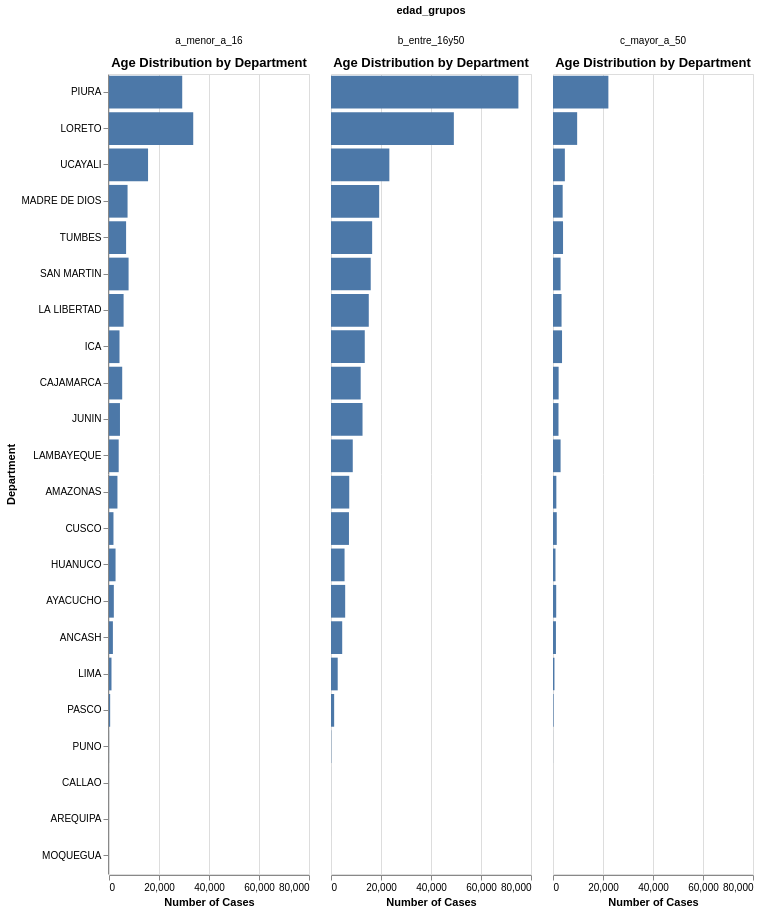

Notebook code cell kept with this figure:
### Code cell
# Faceted bar chart by age group
alt.Chart(age_dept).mark_bar().encode(
    y=alt.Y('departamento:N',
            sort='-x',
            title='Department'),
    x=alt.X('count:Q',
            title='Number of Cases'),  # Log scale for better visualization

    tooltip=['departamento', 'edad_grupos', 'count']
).properties(
    title='Age Distribution by Department',
    width=200,
    height=800
).facet(
    column='edad_grupos:N'
).interactive()

### Figure 1 — Vega specification as saved in the notebook (floating-point values rounded to 4 significant figures)
{"$schema": "https://vega.github.io/schema/vega/v5.json", "data": [{"name": "param_4_store"}, {"name": "source_0", "values": [{"departamento": "AMAZONAS", "edad_grupos": "a_menor_a_16", "count": 3379}, {"departamento": "AMAZONAS", "edad_grupos": "b_entre_16y50", "count": 7298}, {"departamento": "AMAZONAS", "edad_grupos": "c_mayor_a_50", "count": 1340}, {"departamento": "ANCASH", "edad_grupos": "a_menor_a_16", "count": 1557}, {"departamento": "ANCASH", "edad_grupos": "b_entre_16y50", "count": 4483}, {"departamento": "ANCASH", "edad_grupos": "c_mayor_a_50", "count": 1174}, {"departamento": "AREQUIPA", "edad_grupos": "b_entre_16y50", "count": 7}, {"departamento": "AYACUCHO", "edad_grupos": "a_menor_a_16", "count": 1934}, {"departamento": "AYACUCHO", "edad_grupos": "b_entre_16y50", "count": 5672}, {"departamento": "AYACUCHO", "edad_grupos": "c_mayor_a_50", "count": 1283}, {"departamento": "CAJAMARCA", "edad_grupos": "a_menor_a_16", "count": 5282}, {"departamento": "CAJAMARCA", "edad_grupos": "b_entre_16y50", "count": 11875}, {"departamento": "CAJAMARCA", "edad_grupos": "c_mayor_a_50", "count": 2252}, {"departamento": "CALLAO", "edad_grupos": "a_menor_a_16", "count": 7}, {"departamento": "CALLAO", "edad_grupos": "b_entre_16y50", "count": 17}, {"departamento": "CALLAO", "edad_grupos": "c_mayor_a_50", "count": 2}, {"departamento": "CUSCO", "edad_grupos": "a_menor_a_16", "count": 1789}, {"departamento": "CUSCO", "edad_grupos": "b_entre_16y50", "count": 7186}, {"departamento": "CUSCO", "edad_grupos": "c_mayor_a_50", "count": 1500}, {"departamento": "HUANUCO", "edad_grupos": "a_menor_a_16", "count": 2624}, {"departamento": "HUANUCO", "edad_grupos": "b_entre_16y50", "count": 5425}, {"departamento": "HUANUCO", "edad_grupos": "c_mayor_a_50", "count": 997}, {"departamento": "ICA", "edad_grupos": "a_menor_a_16", "count": 4203}, {"departamento": "ICA", "edad_grupos": "b_entre_16y50", "count": 13505}, {"departamento": "ICA", "edad_grupos": "c_mayor_a_50", "count": 3616}, {"departamento": "JUNIN", "edad_grupos": "a_menor_a_16", "count": 4388}, {"departamento": "JUNIN", "edad_grupos": "b_entre_16y50", "count": 12611}, {"departamento": "JUNIN", "edad_grupos": "c_mayor_a_50", "count": 2200}, {"departamento": "LA LIBERTAD", "edad_grupos": "a_menor_a_16", "count": 5840}, {"departamento": "LA LIBERTAD", "edad_grupos": "b_entre_16y50", "count": 15114}, {"departamento": "LA LIBERTAD", "edad_grupos": "c_mayor_a_50", "count": 3423}, {"departamento": "LAMBAYEQUE", "edad_grupos": "a_menor_a_16", "count": 3877}, {"departamento": "LAMBAYEQUE", "edad_grupos": "b_entre_16y50", "count": 8703}, {"departamento": "LAMBAYEQUE", "edad_grupos": "c_mayor_a_50", "count": 3038}, {"departamento": "LIMA", "edad_grupos": "a_menor_a_16", "count": 995}, {"departamento": "LIMA", "edad_grupos": "b_entre_16y50", "count": 2681}, {"departamento": "LIMA", "edad_grupos": "c_mayor_a_50", "count": 579}, {"departamento": "LORETO", "edad_grupos": "a_menor_a_16", "count": 33691}, {"departamento": "LORETO", "edad_grupos": "b_entre_16y50", "count": 49142}, {"departamento": "LORETO", "edad_grupos": "c_mayor_a_50", "count": 9663}, {"departamento": "MADRE DE DIOS", "edad_grupos": "a_menor_a_16", "count": 7423}, {"departamento": "MADRE DE DIOS", "edad_grupos": "b_entre_16y50", "count": 19269}, {"departamento": "MADRE DE DIOS", "edad_grupos": "c_mayor_a_50", "count": 3870}, {"departamento": "MOQUEGUA", "edad_grupos": "b_entre_16y50", "count": 1}, {"departamento": "PASCO", "edad_grupos": "a_menor_a_16", "count": 467}, {"departamento": "PASCO", "edad_grupos": "b_entre_16y50", "count": 1260}, {"departamento": "PASCO", "edad_grupos": "c_mayor_a_50", "count": 236}, {"departamento": "PIURA", "edad_grupos": "a_menor_a_16", "count": 29288}, {"departamento": "PIURA", "edad_grupos": "b_entre_16y50", "count": 74959}, {"departamento": "PIURA", "edad_grupos": "c_mayor_a_50", "count": 22153}, {"departamento": "PUNO", "edad_grupos": "a_menor_a_16", "count": 33}, {"departamento": "PUNO", "edad_grupos": "b_entre_16y50", "count": 119}, {"departamento": "PUNO", "edad_grupos": "c_mayor_a_50", "count": 27}, {"departamento": "SAN MARTIN", "edad_grupos": "a_menor_a_16", "count": 7834}, {"departamento": "SAN MARTIN", "edad_grupos": "b_entre_16y50", "count": 15890}, {"departamento": "SAN MARTIN", "edad_grupos": "c_mayor_a_50", "count": 3035}, {"departamento": "TUMBES", "edad_grupos": "a_menor_a_16", "count": 6838}, {"departamento": "TUMBES", "edad_grupos": "b_entre_16y50", "count": 16459}, {"departamento": "TUMBES", "edad_grupos": "c_mayor_a_50", "count": 4016}, {"departamento": "UCAYALI", "edad_grupos": "a_menor_a_16", "count": 15623}, {"departamento": "UCAYALI", "edad_grupos": "b_entre_16y50", "count": 23342}, {"departamento": "UCAYALI", "edad_grupos": "c_mayor_a_50", "count": 4742}]}, {"name": "column_domain", "values": [{"edad_grupos": "a_menor_a_16", "count": 20}, {"edad_grupos": "b_entre_16y50", "count": 22}, {"edad_grupos": "c_mayor_a_50", "count": 20}]}, {"name": "data_2", "values": [{"count_end": 3379.0, "count_start": 0.0}, {"count_end": 7298.0, "count_start": 0.0}, {"count_end": 1340.0, "count_start": 0.0}, {"count_end": 1557.0, "count_start": 0.0}, {"count_end": 4483.0, "count_start": 0.0}, {"count_end": 1174.0, "count_start": 0.0}, {"count_end": 7.0, "count_start": 0.0}, {"count_end": 1934.0, "count_start": 0.0}, {"count_end": 5672.0, "count_start": 0.0}, {"count_end": 1283.0, "count_start": 0.0}, {"count_end": 5282.0, "count_start": 0.0}, {"count_end": 11880.0, "count_start": 0.0}, {"count_end": 2252.0, "count_start": 0.0}, {"count_end": 7.0, "count_start": 0.0}, {"count_end": 17.0, "count_start": 0.0}, {"count_end": 2.0, "count_start": 0.0}, {"count_end": 1789.0, "count_start": 0.0}, {"count_end": 7186.0, "count_start": 0.0}, {"count_end": 1500.0, "count_start": 0.0}, {"count_end": 2624.0, "count_start": 0.0}, {"count_end": 5425.0, "count_start": 0.0}, {"count_end": 997.0, "count_start": 0.0}, {"count_end": 4203.0, "count_start": 0.0}, {"count_end": 13500.0, "count_start": 0.0}, {"count_end": 3616.0, "count_start": 0.0}, {"count_end": 4388.0, "count_start": 0.0}, {"count_end": 12610.0, "count_start": 0.0}, {"count_end": 2200.0, "count_start": 0.0}, {"count_end": 5840.0, "count_start": 0.0}, {"count_end": 15110.0, "count_start": 0.0}, {"count_end": 3423.0, "count_start": 0.0}, {"count_end": 3877.0, "count_start": 0.0}, {"count_end": 8703.0, "count_start": 0.0}, {"count_end": 3038.0, "count_start": 0.0}, {"count_end": 995.0, "count_start": 0.0}, {"count_end": 2681.0, "count_start": 0.0}, {"count_end": 579.0, "count_start": 0.0}, {"count_end": 33690.0, "count_start": 0.0}, {"count_end": 49140.0, "count_start": 0.0}, {"count_end": 9663.0, "count_start": 0.0}, {"count_end": 7423.0, "count_start": 0.0}, {"count_end": 19270.0, "count_start": 0.0}, {"count_end": 3870.0, "count_start": 0.0}, {"count_end": 1.0, "count_start": 0.0}, {"count_end": 467.0, "count_start": 0.0}, {"count_end": 1260.0, "count_start": 0.0}, {"count_end": 236.0, "count_start": 0.0}, {"count_end": 29290.0, "count_start": 0.0}, {"count_end": 74960.0, "count_start": 0.0}, {"count_end": 22150.0, "count_start": 0.0}, {"count_end": 33.0, "count_start": 0.0}, {"count_end": 119.0, "count_start": 0.0}, {"count_end": 27.0, "count_start": 0.0}, {"count_end": 7834.0, "count_start": 0.0}, {"count_end": 15890.0, "count_start": 0.0}, {"count_end": 3035.0, "count_start": 0.0}, {"count_end": 6838.0, "count_start": 0.0}, {"count_end": 16460.0, "count_start": 0.0}, {"count_end": 4016.0, "count_start": 0.0}, {"count_end": 15620.0, "count_start": 0.0}, {"count_end": 23340.0, "count_start": 0.0}, {"count_end": 4742.0, "count_start": 0.0}]}, {"name": "source_0_y_domain_departamento", "values": [{"departamento": "AMAZONAS", "sort_field": 12017}, {"departamento": "ANCASH", "sort_field": 7214}, {"departamento": "AREQUIPA", "sort_field": 7}, {"departamento": "AYACUCHO", "sort_field": 8889}, {"departamento": "CAJAMARCA", "sort_field": 19409}, {"departamento": "CALLAO", "sort_field": 26}, {"departamento": "CUSCO", "sort_field": 10475}, {"departamento": "HUANUCO", "sort_field": 9046}, {"departamento": "ICA", "sort_field": 21324}, {"departamento": "JUNIN", "sort_field": 19199}, {"departamento": "LA LIBERTAD", "sort_field": 24377}, {"departamento": "LAMBAYEQUE", "sort_field": 15618}, {"departamento": "LIMA", "sort_field": 4255}, {"departamento": "LORETO", "sort_field": 92496}, {"departamento": "MADRE DE DIOS", "sort_field": 30562}, {"departamento": "MOQUEGUA", "sort_field": 1}, {"departamento": "PASCO", "sort_field": 1963}, {"departamento": "PIURA", "sort_field": 126400}, {"departamento": "PUNO", "sort_field": 179}, {"departamento": "SAN MARTIN", "sort_field": 26759}, {"departamento": "TUMBES", "sort_field": 27313}, {"departamento": "UCAYALI", "sort_field": 43707}]}], "signals": [{"name": "view_1_width", "value": 200}, {"name": "view_1_height", "value": 800}, {"name": "unit", "value": {}, "on": [{"events": "pointermove", "update": "isTuple(group()) ? group() : unit"}]}, {"name": "param_4", "update": "{\"count\": param_4_count}"}, {"name": "param_4_count"}], "marks": [{"type": "group", "name": "column-title", "title": {"text": "edad_grupos", "offset": 10, "style": "guide-title"}, "role": "column-title"}, {"type": "group", "name": "row_header", "encode": {"update": {"height": {"signal": "view_1_height"}}}, "axes": [{"scale": "y", "orient": "left", "grid": false, "zindex": 0, "title": "Department"}], "role": "row-header"}, {"type": "group", "name": "column_header", "from": {"data": "column_domain"}, "sort": {"field": "datum[\"edad_grupos\"]", "order": "ascending"}, "encode": {"update": {"width": {"signal": "view_1_width"}}}, "title": {"text": {"signal": "isValid(parent[\"edad_grupos\"]) ? parent[\"edad_grupos\"] : \"\"+parent[\"edad_grupos\"]"}, "style": "guide-label", "frame": "group", "offset": 10}, "role": "column-header"}, {"type": "group", "name": "column_footer", "from": {"data": "column_domain"}, "sort": {"field": "datum[\"edad_grupos\"]", "order": "ascending"}, "encode": {"update": {"width": {"signal": "view_1_width"}}}, "axes": [{"scale": "x", "labelOverlap": true, "orient": "bottom", "labelFlush": true, "tickCount": {"signal": "ceil(view_1_width/40)"}, "zindex": 0, "grid": false, "title": "Number of Cases"}], "role": "column-footer"}, {"type": "group", "name": "cell", "from": {"facet": {"data": "source_0", "name": "facet", "groupby": ["edad_grupos"]}}, "sort": {"field": ["datum[\"edad_grupos\"]"], "order": ["ascending"]}, "encode": {"update": {"height": {"signal": "view_1_height"}, "width": {"signal": "view_1_width"}}}, "data": [{"name": "data_0", "source": "facet", "transform": [{"type": "stack", "field": "count", "groupby": ["departamento"], "sort": {"field": [], "order": []}, "as": ["count_start", "count_end"], "offset": "zero"}, {"type": "filter", "expr": "isValid(datum[\"count\"]) && isFinite(+datum[\"count\"])"}, {"type": "project", "fields": ["count", "count_end", "count_start", "departamento", "edad_grupos"]}]}], "signals": [{"name": "facet", "value": {}, "on": [{"events": [{"source": "scope", "type": "pointermove"}], "update": "isTuple(facet) ? facet : group(\"cell\").datum"}]}, {"name": "param_4_count", "on": [{"events": [{"source": "view", "type": "dblclick"}], "update": "null"}, {"events": {"signal": "param_4_translate_delta"}, "update": "panLinear(param_4_translate_anchor.extent_x, -param_4_translate_delta.x / view_1_width)"}, {"events": {"signal": "param_4_zoom_delta"}, "update": "zoomLinear(domain(\"x\"), param_4_zoom_anchor.x, param_4_zoom_delta)"}], "push": "outer"}, {"name": "param_4_departamento", "on": [{"events": [{"source": "view", "type": "dblclick"}], "update": "null"}, {"events": {"signal": "param_4_translate_delta"}, "update": "panLinear(param_4_translate_anchor.extent_y, param_4_translate_delta.y / view_1_height)"}, {"events": {"signal": "param_4_zoom_delta"}, "update": "zoomLinear(domain(\"y\"), param_4_zoom_anchor.y, param_4_zoom_delta)"}]}, {"name": "param_4_tuple", "on": [{"events": [{"signal": "param_4_count || param_4_departamento"}], "update": "param_4_count && param_4_departamento ? {unit: \"view_1\" + '__facet_column_' + (facet[\"edad_grupos\"]), fields: param_4_tuple_fields, values: [param_4_count,param_4_departamento]} : null"}]}, {"name": "param_4_tuple_fields", "value": [{"field": "count", "channel": "x", "type": "R"}, {"field": "departamento", "channel": "y", "type": "E"}]}, {"name": "param_4_translate_anchor", "value": {}, "on": [{"events": [{"source": "scope", "type": "pointerdown"}], "update": "{x: x(unit), y: y(unit), extent_x: domain(\"x\"), extent_y: domain(\"y\")}"}]}, {"name": "param_4_translate_delta", "value": {}, "on": [{"events": [{"source": "window", "between": [{"source": "scope", "type": "pointerdown"}, {"source": "window", "type": "pointerup"}], "type": "pointermove", "consume": true}], "update": "{x: param_4_translate_anchor.x - x(unit), y: param_4_translate_anchor.y - y(unit)}"}]}, {"name": "param_4_zoom_anchor", "on": [{"events": [{"source": "scope", "type": "wheel", "consume": true}], "update": "{x: invert(\"x\", x(unit)), y: invert(\"y\", y(unit))}"}]}, {"name": "param_4_zoom_delta", "on": [{"events": [{"source": "scope", "type": "wheel", "consume": true}], "update": "pow(1.001, event.deltaY * pow(16, event.deltaMode))", "force": true}]}, {"name": "param_4_modify", "on": [{"events": {"signal": "param_4_tuple"}, "update": "modify(\"param_4_store\", param_4_tuple, true)"}]}], "marks": [{"type": "rect", "name": "view_1_marks", "from": {"data": "data_0"}, "encode": {"update": {"height": {"signal": "max(0.25, bandwidth('y'))"}, "x": {"field": "count_end", "scale": "x"}, "tooltip": {"signal": "{\"departamento\": isValid(datum[\"departamento\"]) ? datum[\"departamento\"] : \"\"+datum[\"departamento\"], \"edad_grupos\": isValid(datum[\"edad_grupos\"]) ? datum[\"edad_grupos\"] : \"\"+datum[\"edad_grupos\"], \"count\": format(datum[\"count\"], \"\")}"}, "fill": {"value": "#4c78a8"}, "x2": {"field": "count_start", "scale": "x"}, "y": {"field": "departamento", "scale": "y"}}}, "style": ["bar"], "interactive": true, "clip": true}], "axes": [{"scale": "x", "gridScale": "y", "tickCount": {"signal": "ceil(view_1_width/40)"}, "labels": false, "zindex": 0, "domain": false, "maxExtent": 0, "ticks": false, "grid": true, "minExtent": 0, "orient": "bottom", "aria": false}], "title": {"text": "Age Distribution by Department", "frame": "group"}, "style": "cell"}], "scales": [{"name": "x", "type": "linear", "domain": {"data": "data_2", "fields": ["count_start", "count_end"]}, "range": [0, {"signal": "view_1_width"}], "domainRaw": {"signal": "param_4[\"count\"]"}, "nice": true, "zero": true}, {"name": "y", "type": "band", "domain": {"data": "source_0_y_domain_departamento", "field": "departamento", "sort": {"op": "max", "field": "sort_field", "order": "descending"}}, "range": [0, {"signal": "view_1_height"}], "paddingOuter": 0.05, "paddingInner": 0.1}], "layout": {"padding": 20, "offset": {"columnTitle": 10}, "columns": {"signal": "length(data('column_domain'))"}, "bounds": "full", "align": "all"}, "background": "white", "padding": 5}
